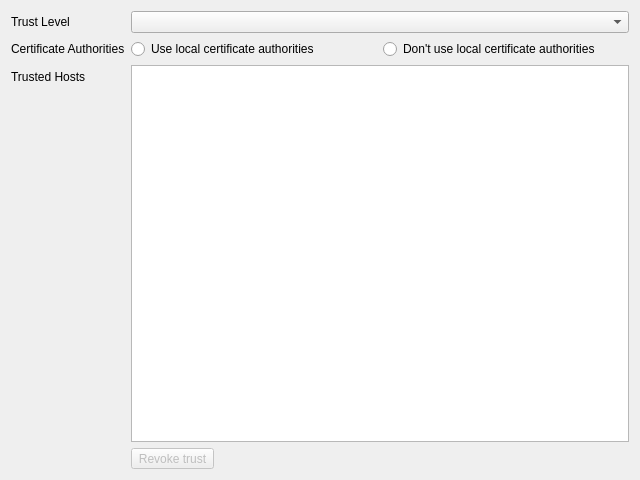
<?xml version="1.0" encoding="UTF-8"?>
<ui version="4.0">
 <class>SslTrustEditor</class>
 <widget class="QWidget" name="SslTrustEditor">
  <property name="geometry">
   <rect>
    <x>0</x>
    <y>0</y>
    <width>640</width>
    <height>480</height>
   </rect>
  </property>
  <property name="windowTitle">
   <string>Form</string>
  </property>
  <layout class="QFormLayout" name="formLayout">
   <item row="0" column="0">
    <widget class="QLabel" name="label_23">
     <property name="text">
      <string>Trust Level</string>
     </property>
    </widget>
   </item>
   <item row="0" column="1">
    <widget class="QComboBox" name="trust_level"/>
   </item>
   <item row="1" column="0">
    <widget class="QLabel" name="label_24">
     <property name="text">
      <string>Certificate Authorities</string>
     </property>
    </widget>
   </item>
   <item row="1" column="1">
    <layout class="QHBoxLayout" name="horizontalLayout_8">
     <item>
      <widget class="QRadioButton" name="trust_enable_ca">
       <property name="text">
        <string>Use local certificate authorities</string>
       </property>
      </widget>
     </item>
     <item>
      <widget class="QRadioButton" name="trust_disable__ca">
       <property name="text">
        <string>Don't use local certificate authorities</string>
       </property>
      </widget>
     </item>
    </layout>
   </item>
   <item row="2" column="0">
    <widget class="QLabel" name="label_25">
     <property name="text">
      <string>Trusted Hosts</string>
     </property>
    </widget>
   </item>
   <item row="2" column="1">
    <layout class="QVBoxLayout" name="verticalLayout_3">
     <item>
      <widget class="QTableView" name="trusted_hosts">
       <property name="sortingEnabled">
        <bool>true</bool>
       </property>
       <property name="cornerButtonEnabled">
        <bool>true</bool>
       </property>
       <property name="selectionMode">
        <enum>QAbstractItemView::SingleSelection</enum>
       </property>
      </widget>
     </item>
     <item>
      <layout class="QHBoxLayout" name="horizontalLayout_9">
       <item>
        <widget class="QToolButton" name="trust_revoke_selected">
         <property name="enabled">
          <bool>false</bool>
         </property>
         <property name="text">
          <string>Revoke trust</string>
         </property>
        </widget>
       </item>
       <item>
        <spacer name="horizontalSpacer">
         <property name="orientation">
          <enum>Qt::Horizontal</enum>
         </property>
         <property name="sizeHint" stdset="0">
          <size>
           <width>40</width>
           <height>20</height>
          </size>
         </property>
        </spacer>
       </item>
      </layout>
     </item>
    </layout>
   </item>
  </layout>
 </widget>
 <resources/>
 <connections/>
</ui>
